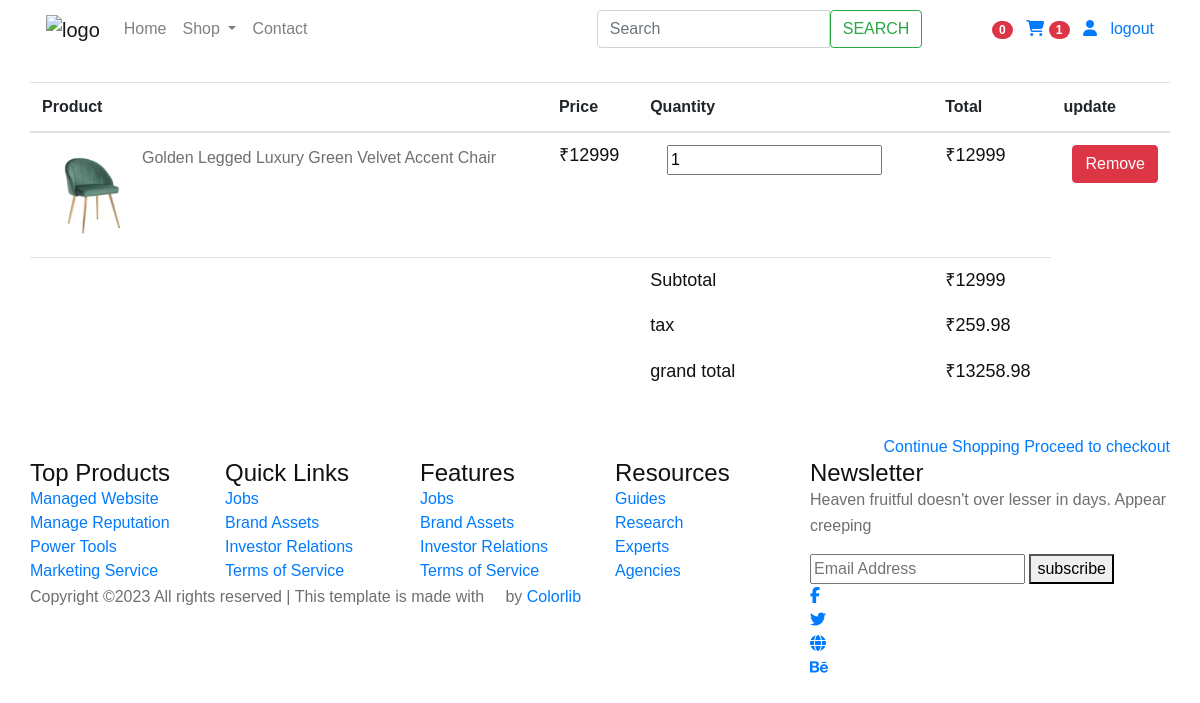
Before: /cart/ (signed in) with the older database file.
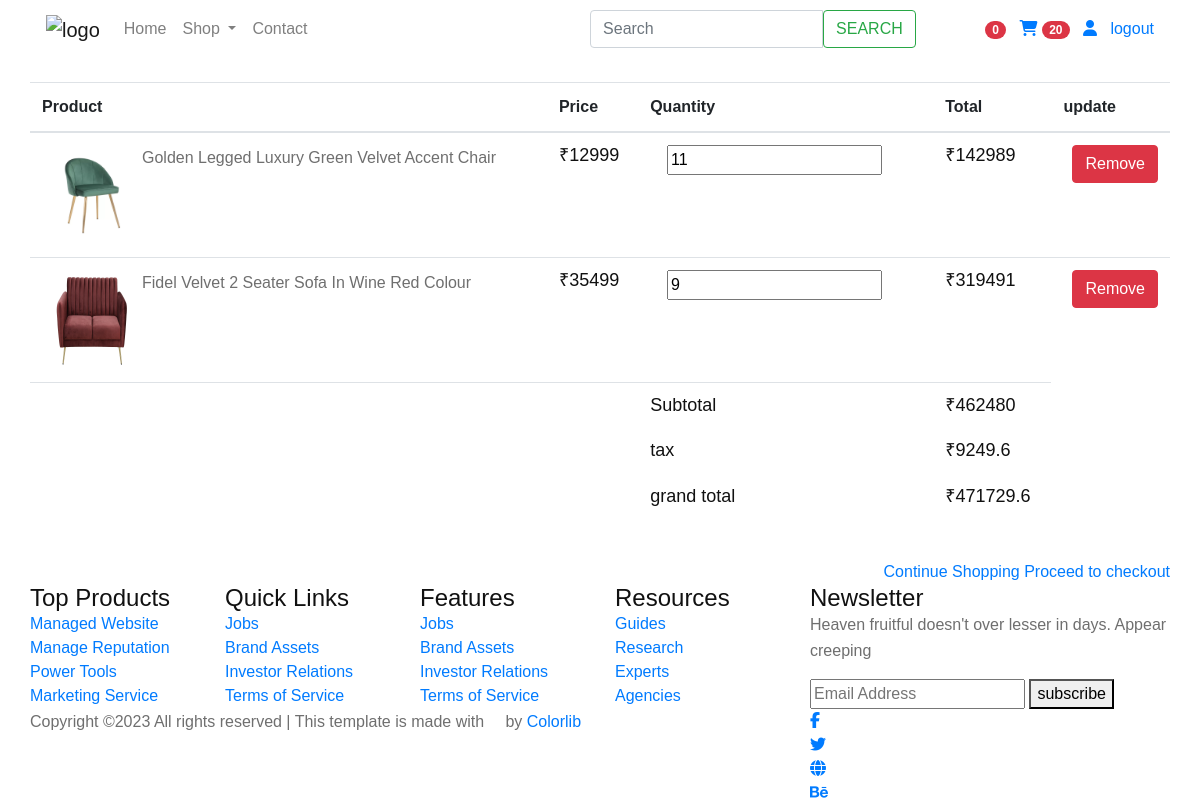
After: the same page with the newer database file.
### cart/models.py (models this page shows)
class CartItem(models.Model):
  user = models.ForeignKey(Account, on_delete=models.CASCADE, null=True)
  product =models.ForeignKey(Product, on_delete=models.CASCADE)
  cart = models.ForeignKey(Cart, on_delete=models.CASCADE, null=True)
  variations = models.ManyToManyField(Variation, blank=True)
  quantity = models.IntegerField()
  is_active= models.BooleanField(default=True)
  price = models.IntegerField(default=1)
  def sub_total(self):
    return self.product.price * self.quantity

### store/models.py (models this page shows, shortened)
class Product(models.Model):
    product_name = models.CharField(max_length=200,unique=True)
    slug         = models.SlugField(max_length=200,unique=True)
    description  =models.TextField(max_length=500, blank=True)
    price        =models.IntegerField()
    images       =models.ImageField(upload_to='photos/products')
    stock        =models.IntegerField()
    is_available =models.BooleanField(default=True)
    category     =models.ForeignKey(Category, on_delete=models.CASCADE)
    created_date =models.DateTimeField(auto_now_add=True)
    modified_date=models.DateTimeField(auto_now=True)

### cart/views.py (the view, shortened to what this page needs)
# urls.py: path('', views.cart, name='cart'),
def cart(request, total=0, quantity=0, cart_items=None):
    tax = 0
    grand_total = 0
    if request.user.is_authenticated:
        try:
            cart= Cart.objects.get(user=request.user)
        except Cart.DoesNotExist:
            cart = Cart.objects.create(user=request.user)
        cart_items = CartItem.objects.filter(user=request.user, is_active=True)
    for cart_item in cart_items:
        total += cart_item.product.price * cart_item.quantity
        quantity += cart_item.quantity
    tax = round((2 * total) / 100, 2)
    grand_total = round(total + tax, 2)
    context = {
        'total': total,
        'quantity': quantity,
        'cart_items': cart_items,
        'tax': tax,
        'grand_total': grand_total,
    }
    return render(request, 'cart/cart.html', context)

### cart/context_processors.py (called while the page is built)
def counter(request):
    cart_count = 0
    if 'admin' in request.path:
        return {}
    else:
        try:
            cart = Cart.objects.filter(cart_id=_cart_id(request))
            if request.user.is_authenticated:
                cart_items = CartItem.objects.all().filter(user=request.user)
            else:
                cart_items = CartItem.objects.all().filter(cart=cart[:1])
            for cart_item in cart_items:
                cart_count += cart_item.quantity
        except Cart.DoesNotExist:
            cart_count = 0
    return dict(cart_count=cart_count)

### cart/views.py (called while the page is built)
def _cart_id(request):
    cart = request.session.session_key
    if not cart:
        cart = request.session.create()
    return cart

def _wishlist_id(request):
    wishlist = request.session.session_key
    if not wishlist:
        wishlist = request.session.create()
    return wishlist

### category/context_processors.py (called while the page is built)
def  menu_links(request):
    links=Category.objects.all()
    return {
       'links': links
    }

### category/models.py (called while the page is built)
    def get_url(self):
        return reverse('products_by_category', args=[ self.slug])

### templates/cart/cart.html (shortened to what this page needs)
{% extends 'base.html' %}
{% load static %}
{% block content %}
<body>
  <section class="cart_area padding_top">
    <div class="container">
      <div class="cart_inner">
        <div class="table-responsive">
          <table class="table">
            <thead>
              <tr>
                <th scope="col">Product</th>
                <th scope="col">Price</th>
                <th scope="col">Quantity</th>
                <th scope="col">Total</th>
                <th scope="col">update</th>
              </tr>
            </thead>
            <tbody>
            {% for cart_item in cart_items %}
              <tr>
                <td>
                  <div class="media">
                    <div class="d-flex">
                      <img src="{{cart_item.product.images.url}}" alt="" width="100" height="100">
                    </div>
                    <div class="media-body">
                      <p>{{cart_item.product.product_name}}</p>
                    </div>
                  </div>
                </td>
                <td>
                  <h5>₹{{cart_item.product.price}}</h5>
                </td>
                <td>
                  <div class="product_count">
                    <a href= "{% url 'remove_cart' cart_item.product.id cart_item.id  %}"class="input-number-decrement"> <i class="ti-angle-down"></i></a>
                    <input class="input-number" type="text" value="{{cart_item.quantity}}" min="0" max="10">
                    <a href = "{% url 'add_cart' cart_item.product.id %}" class="input-number-increment" type="button" id="button-plus"> <i class="ti-angle-up"></i></a>
                  </div>
                </td>
                <td>
                  <h5>₹{{cart_item.sub_total}}</h5>
                </td>
                <td class="text-right">
                  <a href="{% url 'remove_cart_item' cart_item.product.id cart_item.id %}" class="btn btn-danger"> Remove</a>
                </td>
              </tr>
            {% endfor %}
              <tr>
                <td></td>
                <td></td>
                <td>
                  <h5>Subtotal</h5><br>
                  <h5>tax</h5><br>
                  <h5>grand total</h5><br>
                </td>
                <td>
                  <h5>₹{{total}}</h5><br>
                  <h5>₹{{tax}}</h5><br>
                  <h5>₹{{grand_total}}</h5><br>
                </td>
                <br>
              </tr>
          </table>
          <div class="checkout_btn_inner float-right">
            <a class="btn_1" href="{% url 'store' %}">Continue Shopping</a>
            <a class="btn_1 checkout_btn_1" href="{% url 'checkout' %}">Proceed to checkout</a>
          </div>
        </div>
      </div>
  </section>
</body>
{% endblock %}

Changed rows visible on the page:
changed CartItem "Golden Legged Luxury Green Velvet Accent Chair": quantity "1" → "11"; sub_total "12999" → "142989"
added CartItem: product.images (picture), product.product_name "Fidel Velvet 2 Seater Sofa In Wine Red Colour", product.price "35499", quantity "9", sub_total "319491"
Other visible differences:
{{ cart_count }}: "1" → "20"
{{ total }}: "12999" → "462480"
{{ tax }}: "259.98" → "9249.6"
{{ grand_total }}: "13258.98" → "471729.6"
